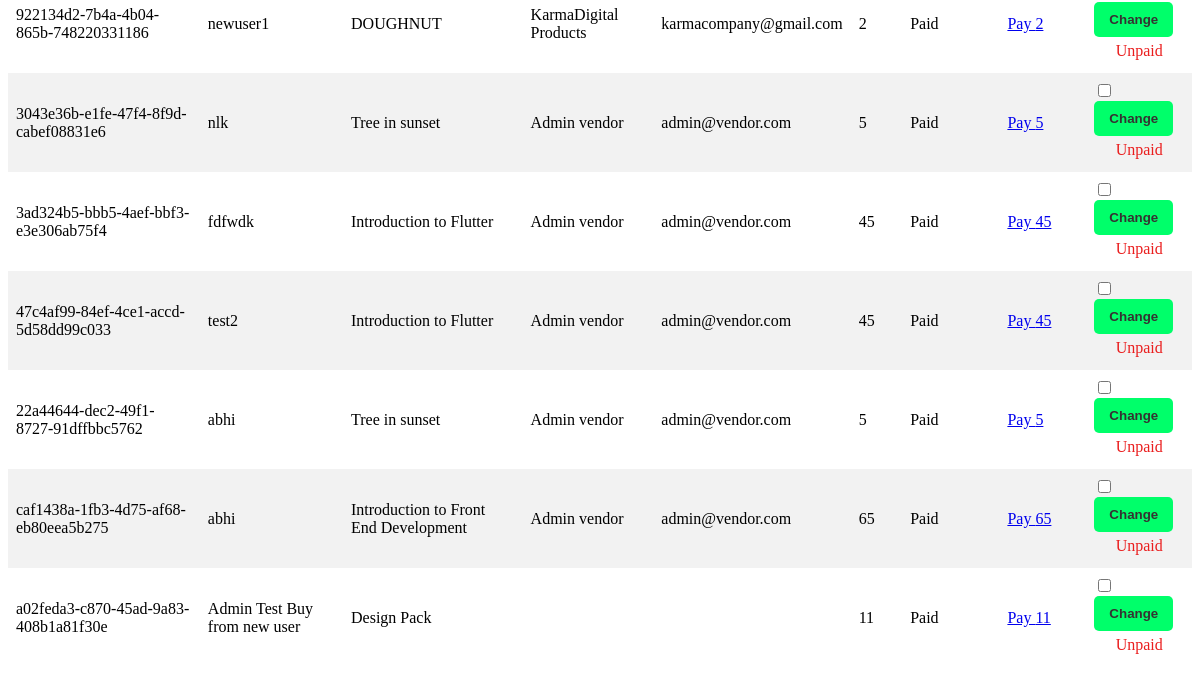
Before: /payment-manage-admin/ (lower part) with the older database file.
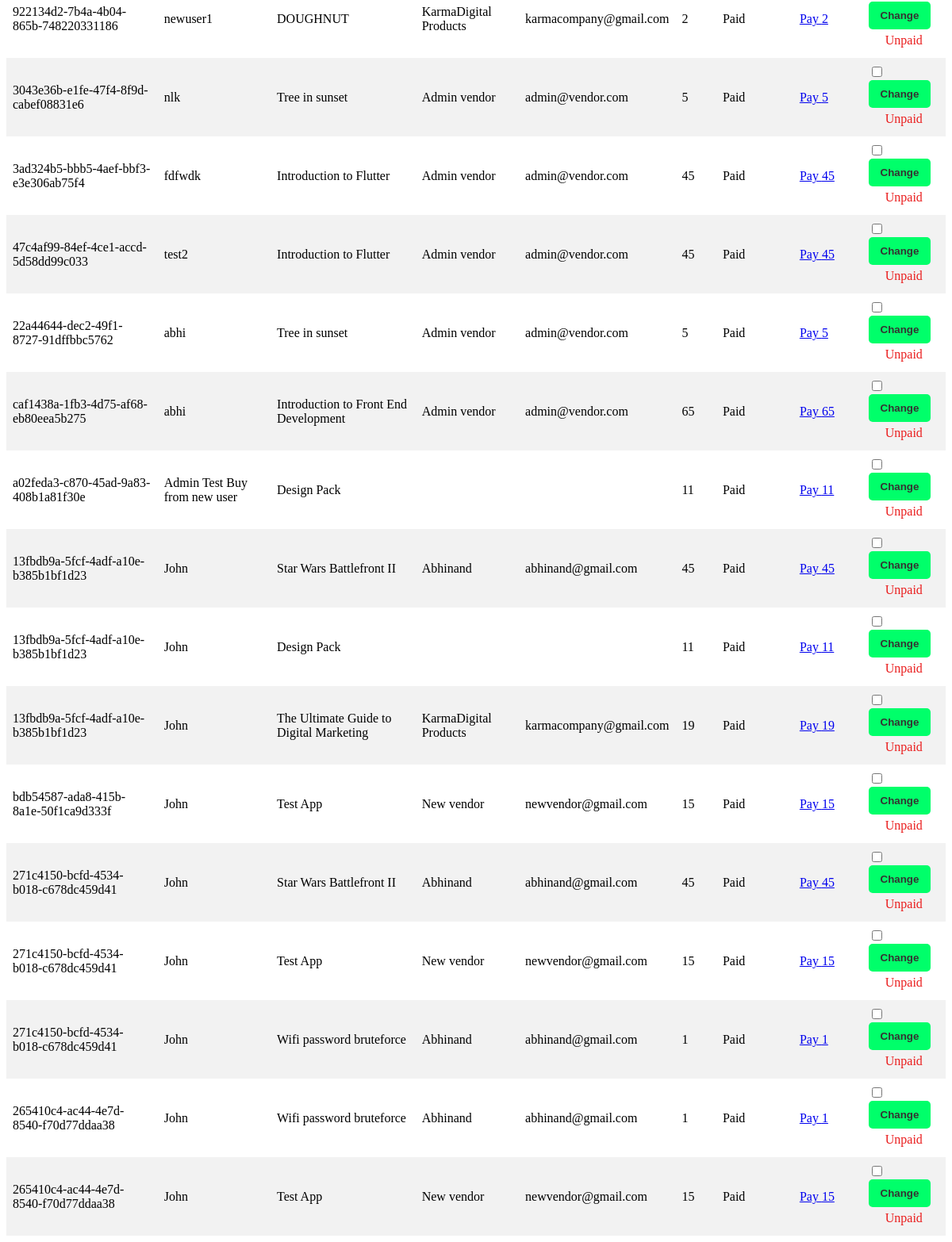
After: the same page with the newer database file.
### store/models.py (models this page shows, shortened)
class OrderItem(models.Model):
    order = models.ForeignKey(Order, related_name='items', on_delete=models.CASCADE)
    product = models.ForeignKey(Product, related_name='items', on_delete=models.CASCADE)
    price = models.IntegerField()
    quantity = models.IntegerField(default=1)
    is_admin_paid_to_vendor = models.BooleanField(default=False, null=True)

class Order(models.Model):
    full_name = models.CharField(max_length=50, null=True)
    email = models.EmailField(max_length=50)
    mobile = models.CharField(max_length=15, null=True, blank=True)
    address = models.TextField(blank=True)
    paid_amount = models.IntegerField(blank=True, null=True)
    is_paid = models.BooleanField(default=False)
    order_id = models.CharField(max_length=255)
    payment_intent = models.CharField(max_length=255, null=True)
    created_by = models.ForeignKey(User, related_name='orders', on_delete=models.SET_NULL, null=True)
    created_at = models.DateTimeField(auto_now_add=True)

class Product(models.Model):
    DRAFT = 'draft'
    WAITING_APPROVAL = 'waitingapproval'
    ACTIVE = 'active'
    DELETEED = 'deleted'
    STATUS_CHOICES = (
        (DRAFT, 'Draft'),
        (WAITING_APPROVAL, 'waitingapproval'),
        (ACTIVE, 'active'),
        (DELETEED,  'deleted')
    )
    user = models.ForeignKey(User, related_name='products', on_delete=models.CASCADE)  #vendor who added product
    category = models.ForeignKey(Category, related_name='products', on_delete=models.CASCADE)
    title = models.CharField(max_length=50)
    digital_product = models.FileField(upload_to='uploads/digital_product/')
    image = models.ImageField(upload_to='uploads/product_images/', null=True)
    video = models.FileField(upload_to='uploads/videos/', null=True)
    slug = models.SlugField(max_length=50)
    description = models.TextField(blank=True)
    price = models.IntegerField()
    discount_price = models.IntegerField(blank=True, null=True) #video_url = models.URLField()  URLField stores a string representing the URL of the video.  <iframe width="560" height="315" src="{{ product.video_url }}" frameborder="0" allowfullscreen></iframe>
    quantity = models.IntegerField(blank=True, null=True)
    sold = models.IntegerField(blank=True, null=True,default=0)
    rating = models.IntegerField(default=0)
    created_at = models.DateTimeField(auto_now_add=True)
    updated_at = models.DateTimeField(auto_now=True)
    status = models.CharField(max_length=20, choices=STATUS_CHOICES, default=ACTIVE)
    class Meta:
        ordering = ('-created_at',)

class Vendor(models.Model):
    ACTIVE = 'active'
    DELETEED = 'deleted'
    STATUS_CHOICES = (
        (ACTIVE, 'active'),
        (DELETEED,  'deleted')
    )
    user = models.ForeignKey(User, related_name='vendors', on_delete=models.CASCADE, default=True)
    no_of_product = models.IntegerField(null=True)
    income = models.IntegerField(null=True)
    joined_in = models.DateTimeField(auto_now_add=True)
    status = models.CharField(max_length=20, choices=STATUS_CHOICES, default=ACTIVE)
    vendor_name = models.CharField(null=True, max_length=255)
    vendor_email = models.EmailField(null=True,max_length=100, unique=True)
    vendor_address = models.CharField(null=True,max_length=255)
    vendor_image = models.ImageField(upload_to='uploads/vendor_images/', blank=True, null=True)

### userprofile/models.py (models this page shows, shortened)
class CustomUser(AbstractUser):
    username = None
    email = models.EmailField(_('email address'), unique=True)
    mobile = models.CharField(max_length=15, null=True, blank= True)
    is_vendor = models.BooleanField(default=False)
    USERNAME_FIELD = 'email'
    REQUIRED_FIELDS = ['mobile']
    objects = CustomUserManager()

### store/views.py (the view)
# urls.py: path('payment-manage-admin/', views.payment_management, name='payment_management'),
def payment_management(request):
    if request.method == 'POST':
        order_id = request.POST.get('order_id')
        order_item = OrderItem.objects.get(id=order_id)
        order_item.is_admin_paid_to_vendor = request.POST.get('is_admin_paid_to_vendor') == 'True'
        order_item.save()
        return redirect('payment_management')
    else:
        orders = OrderItem.objects.all()
        return render(request, 'payment_management.html', {'orders': orders})

### store/context_processors.py (called while the page is built)
def cart(request):  # to make cart globally available context_processord.py used
    return {'cart': Cart(request)}

### store/templates/payment_management.html (shortened to what this page needs)
  <!DOCTYPE html>
  <head>
  </head>
  <body>
    {% block content %}
      <table>
        <tbody>
          {% for order in orders %}
          <tr>
            <td>{{ order.order.order_id }}</td>
            <td>{{ order.order.full_name }}</td>
            <td>{{ order.product.title }}</td>
            <td>{{ order.product.user.vendors.first.vendor_name }}</td>
            <td>{{ order.product.user.vendors.first.vendor_email }}</td>
            <td>{{ order.product.discount_price }}</td>
            <td>{% if order.order.is_paid %}Paid{% else %}Unpaid{% endif %}</td>
            <td><a href="https://buy.stripe.com/test_fZeeVEe2Y7vQ3kI6op"> Pay {{order.product.discount_price}} </a></td>
            <td>
              <form method="post" class="form-check">
                  <input type="checkbox" name="is_admin_paid_to_vendor" class="form-check-input" value="True" {% if order.is_admin_paid_to_vendor %}checked{% endif %}>
                  <button type="submit" class="btn btn-primary">Change</button>
              </form>
              {% if order.is_admin_paid_to_vendor %}
                  <span class="paid">Paid</span>
              {% else %}
                  <span class="unpaid">Unpaid</span>
              {% endif %}
          </td>
        {% endfor %}
        </tbody>
      </table>
    {% endblock %}
  </body>
  </html>

Changed rows visible on the page:
added OrderItem: order.order_id "13fbdb9a-5fcf-4adf-a10e-b385b1bf1d23", order.full_name "John", product "Star Wars Battlefront II", product.user.vendors.first.vendor_name "Abhinand", product.user.vendors.first.vendor_email "abhinand@gmail.com", product.discount_price "45", shows "Paid", shows "Unpaid"
added OrderItem: order.order_id "13fbdb9a-5fcf-4adf-a10e-b385b1bf1d23", order.full_name "John", product "Design Pack", product.discount_price "11", shows "Paid", shows "Unpaid"
added OrderItem: order.order_id "13fbdb9a-5fcf-4adf-a10e-b385b1bf1d23", order.full_name "John", product "The Ultimate Guide to Digital Marketing", product.user.vendors.first.vendor_name "KarmaDigital Products", product.user.vendors.first.vendor_email "karmacompany@gmail.com", product.discount_price "19", shows "Paid", shows "Unpaid"
added OrderItem: order.order_id "bdb54587-ada8-415b-8a1e-50f1ca9d333f", order.full_name "John", product "Test App", product.user.vendors.first.vendor_name "New vendor", product.user.vendors.first.vendor_email "newvendor@gmail.com", product.discount_price "15", shows "Paid", shows "Unpaid"
added OrderItem: order.order_id "271c4150-bcfd-4534-b018-c678dc459d41", order.full_name "John", product "Star Wars Battlefront II", product.user.vendors.first.vendor_name "Abhinand", product.user.vendors.first.vendor_email "abhinand@gmail.com", product.discount_price "45", shows "Paid", shows "Unpaid"
added OrderItem: order.order_id "271c4150-bcfd-4534-b018-c678dc459d41", order.full_name "John", product "Test App", product.user.vendors.first.vendor_name "New vendor", product.user.vendors.first.vendor_email "newvendor@gmail.com", product.discount_price "15", shows "Paid", shows "Unpaid"
added OrderItem: order.order_id "271c4150-bcfd-4534-b018-c678dc459d41", order.full_name "John", product "Wifi password bruteforce", product.user.vendors.first.vendor_name "Abhinand", product.user.vendors.first.vendor_email "abhinand@gmail.com", product.discount_price "1", shows "Paid", shows "Unpaid"
added OrderItem: order.order_id "265410c4-ac44-4e7d-8540-f70d77ddaa38", order.full_name "John", product "Wifi password bruteforce", product.user.vendors.first.vendor_name "Abhinand", product.user.vendors.first.vendor_email "abhinand@gmail.com", product.discount_price "1", shows "Paid", shows "Unpaid"
added OrderItem: order.order_id "265410c4-ac44-4e7d-8540-f70d77ddaa38", order.full_name "John", product "Test App", product.user.vendors.first.vendor_name "New vendor", product.user.vendors.first.vendor_email "newvendor@gmail.com", product.discount_price "15", shows "Paid", shows "Unpaid"
